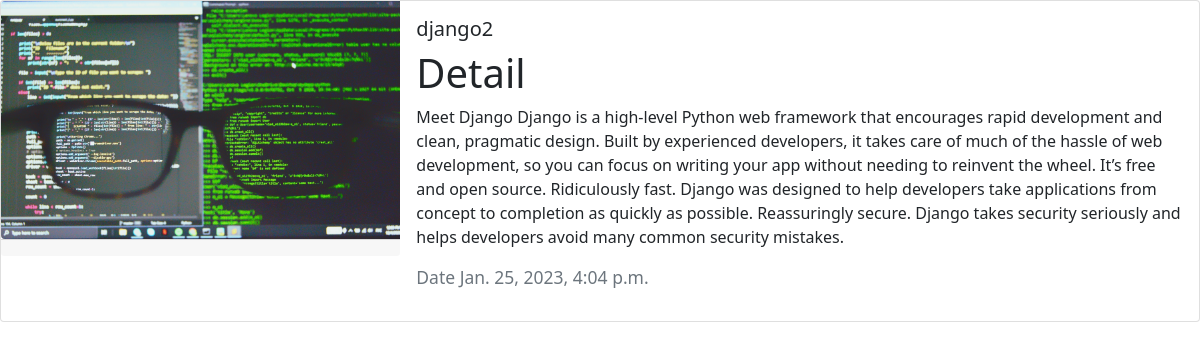
The app's page /detail/2 with its own data.
### myapp/models.py (models this page shows, shortened)
class bloglab(models.Model):
    title = models.CharField(max_length=200, unique=True)
    updated_on = models.DateTimeField(auto_now= True)
    content = models.TextField()
    created_on = models.DateTimeField(auto_now_add=True)
    photo = models.ImageField()
    class Meta:
        ordering = ['-created_on']

### myapp/views.py (the view)
# urls.py: path('detail/<int:pk>',views.bookdetail.as_view(),name='detail'),
class bookdetail(DetailView):
    model=bloglab
    fields=['title','updated_on','content','created_on','photo']
    template_name='myapp/detail.html'
    success_url='/detail/'

### myapp/templates/myapp/detail.html (shortened to what this page needs)
<!DOCTYPE html>
{% load static %}
<html lang="en">
<head>
    <link href="https://cdn.jsdelivr.net/npm/bootstrap@5.0.2/dist/css/bootstrap.min.css" rel="stylesheet"
>
</head>
<body>
  <form action="" method="Post"enctype="multipart/form-data">
<div class="card mb-3" style="max-width: 1500px;">
    <div class="row g-0">
      <div class="col-md-4">
        <img src="{{bloglab.photo.url}}" class="img-fluid rounded-start" alt="...">
        <div class="card-footer">
        </div>
      </div>
      <div class="col-md-8">
        <div class="card-body">
          <h5 class="card-title">{{bloglab.title}}</h5>
          <h1>Detail</h1>
          <p class="card-text">{{bloglab.content}}</p>
          <p class="card-text"><small class="text-muted"><h5> Date {{bloglab.created_on}}</h5></small></p>
        </div>
      </div>
    </div>
  </div>
</form>
</body>
</html>

### records on screen
bloglab: photo (picture), title "django2", content "Meet Django Django is a high-level Python web framework that encourages rapid development and clean, pragmatic design. Built by experienced developers, it takes care of much of the hassle of web development, so you can focus on writing your app without needing to reinvent the wheel. It’s free and open source. Ridiculously fast. Django was designed to help developers take applications from concept to completion as quickly as possible. Reassuringly secure. Django takes security seriously and helps developers avoid many common security mistakes.", created_on "Jan. 25, 2023, 4:04 p.m."
